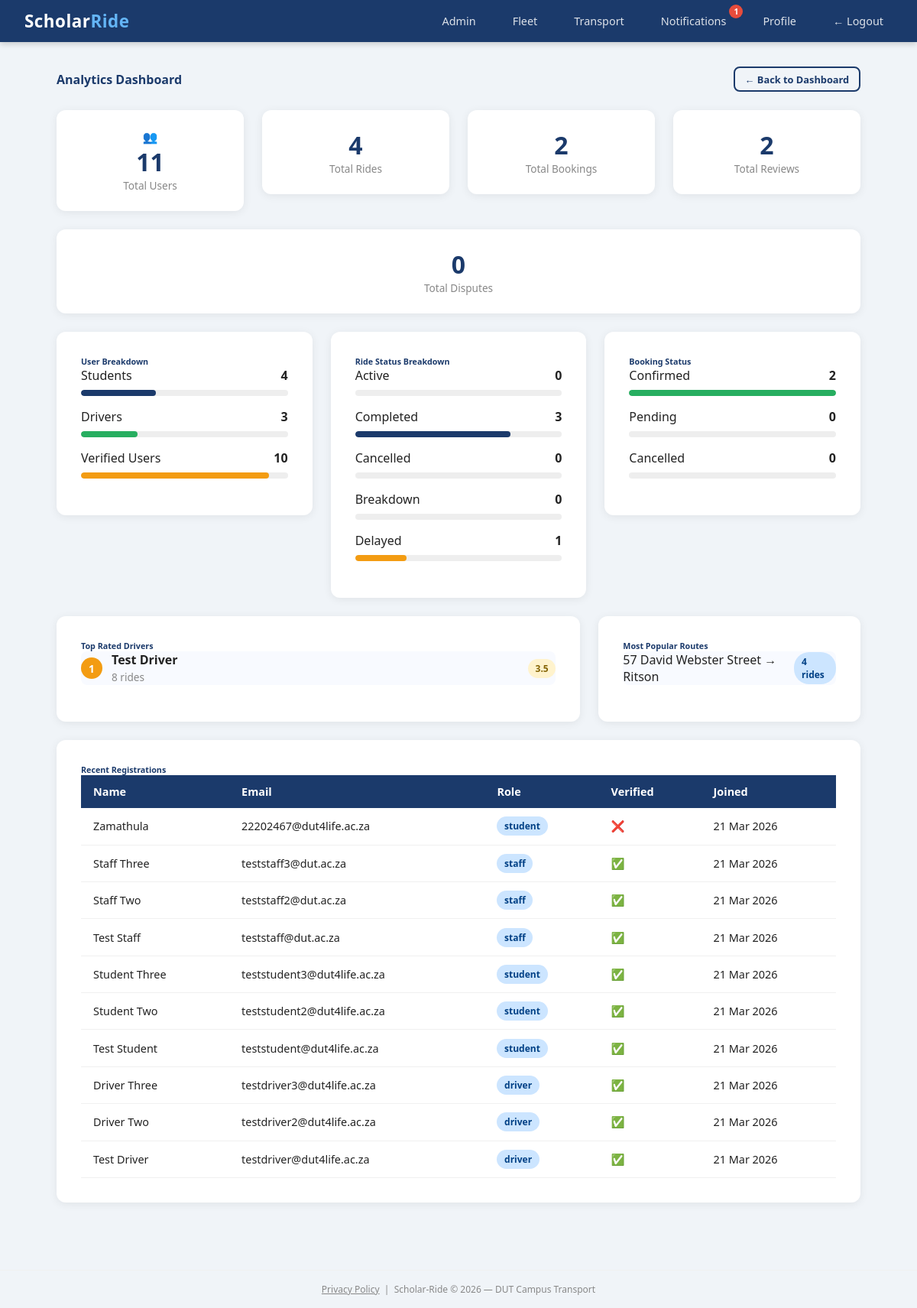
/admin/analytics (signed in), run on an earlier commit of the app's database.
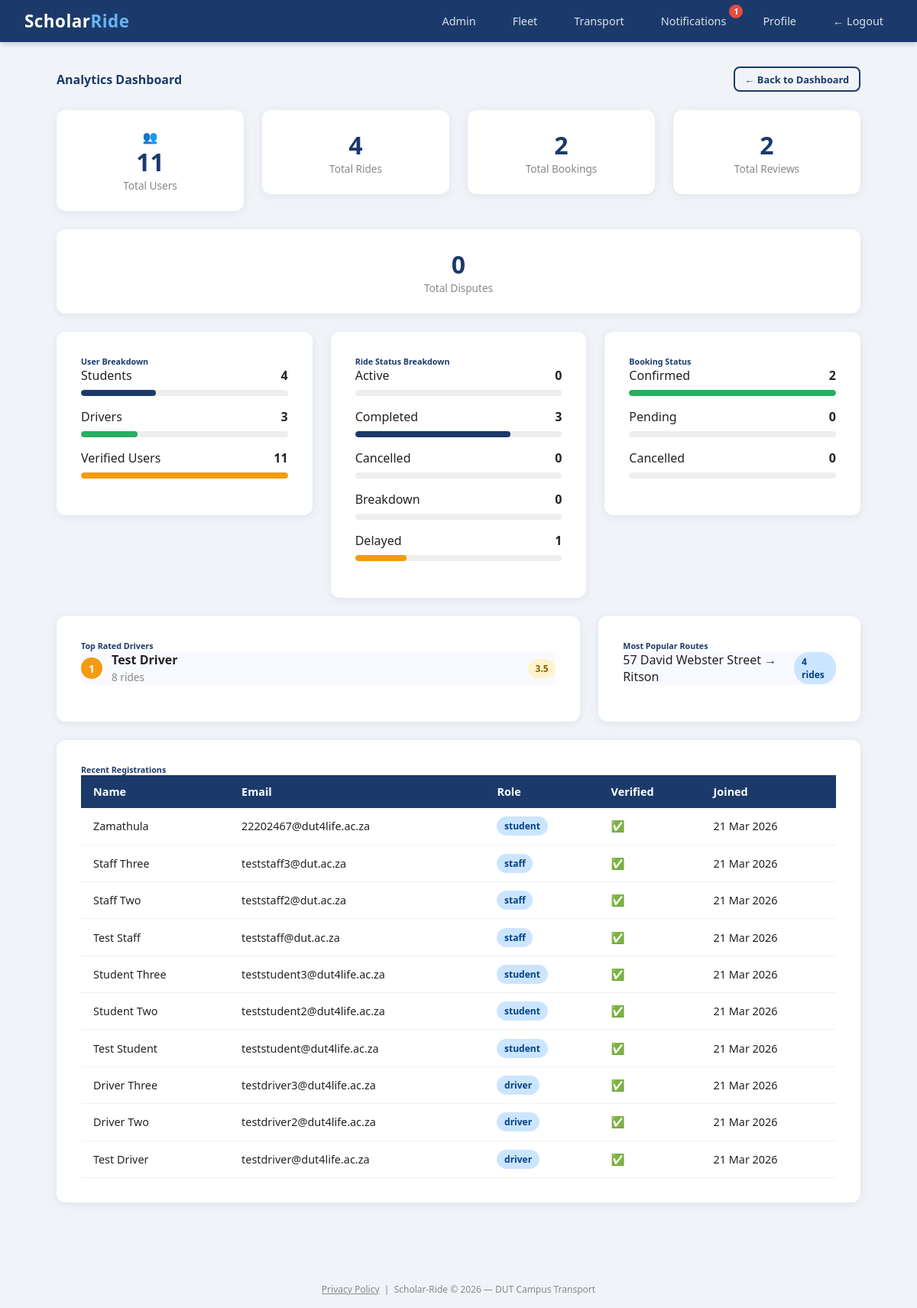
And on a later commit of the database.
### scholar_ride/models.py (models this page shows)
class User(db.Model, UserMixin):
    id = db.Column(db.Integer, primary_key=True)
    student_number = db.Column(db.String(20), unique=True, nullable=True)
    staff_number = db.Column(db.String(20), unique=True, nullable=True)
    full_name = db.Column(db.String(100), nullable=False)
    email = db.Column(db.String(120), unique=True, nullable=False)
    phone = db.Column(db.String(20), nullable=False)
    password_hash = db.Column(db.String(128), nullable=False)
    role = db.Column(db.String(20), default='student')
    department = db.Column(db.String(100), nullable=True)
    verified = db.Column(db.Boolean, default=False)
    approval_status = db.Column(db.String(20), default='pending')
    otp = db.Column(db.String(6), nullable=True)
    created_at = db.Column(db.DateTime, default=datetime.utcnow)
    driver_code = db.Column(db.String(20), nullable=True)
    rides = db.relationship('Ride', backref='driver', lazy=True)
    bookings = db.relationship('Booking', backref='student', lazy=True)
    session_token = db.Column(db.String(100), nullable=True)

### scholar_ride/routes/admin.py (the view)
@admin.route('/admin/analytics')
@login_required
@admin_required
def analytics():
    from scholar_ride.models import Review
    from sqlalchemy import func
    total_users = User.query.count()
    total_rides = Ride.query.count()
    total_bookings = Booking.query.count()
    total_reviews = Review.query.count()
    total_disputes = Dispute.query.count()
    student_count = User.query.filter_by(role='student').count()
    driver_count = User.query.filter_by(role='driver').count()
    staff_count = User.query.filter_by(role='staff').count()
    verified_count = User.query.filter_by(verified=True).count()
    pending_count = User.query.filter_by(approval_status='pending').count()
    active_rides = Ride.query.filter_by(status='active').count()
    completed_rides = Ride.query.filter_by(status='completed').count()
    cancelled_rides = Ride.query.filter_by(status='cancelled').count()
    breakdown_rides = Ride.query.filter_by(status='breakdown').count()
    delayed_rides = Ride.query.filter_by(status='delayed').count()
    confirmed_bookings = Booking.query.filter_by(status='confirmed').count()
    pending_bookings = Booking.query.filter_by(status='pending').count()
    cancelled_bookings = Booking.query.filter_by(status='cancelled').count()
    top_drivers_raw = db.session.query(
        User,
        func.avg(Review.rating).label('avg_rating'),
        func.count(Ride.id).label('ride_count')
    ).join(Review, Review.driver_id == User.id)\
     .join(Ride, Ride.driver_id == User.id)\
     .group_by(User.id)\
     .order_by(func.avg(Review.rating).desc())\
     .limit(3).all()
    top_drivers = []
    for driver, avg_rating, ride_count in top_drivers_raw:
        driver.avg_rating = round(avg_rating, 1)
        driver.ride_count = ride_count
        top_drivers.append(driver)
    popular_routes = db.session.query(
        Ride.origin,
        Ride.destination,
        func.count(Ride.id).label('count')
    ).group_by(Ride.origin, Ride.destination)\
     .order_by(func.count(Ride.id).desc())\
     .limit(3).all()
    recent_users = User.query.order_by(User.created_at.desc()).limit(10).all()
    return render_template('admin/analytics.html',
        total_users=total_users,
        total_rides=total_rides,
        total_bookings=total_bookings,
        total_reviews=total_reviews,
        total_disputes=total_disputes,
        student_count=student_count,
        driver_count=driver_count,
        staff_count=staff_count,
        verified_count=verified_count,
        pending_count=pending_count,
        active_rides=active_rides,
        completed_rides=completed_rides,
        cancelled_rides=cancelled_rides,
        breakdown_rides=breakdown_rides,
        confirmed_bookings=confirmed_bookings,
        pending_bookings=pending_bookings,
        cancelled_bookings=cancelled_bookings,
        top_drivers=top_drivers,
        popular_routes=popular_routes,
        recent_users=recent_users,
        delayed_rides=delayed_rides
    )

### scholar_ride/models.py (called while the page is built)
@login_manager.user_loader
def load_user(user_id):
    return User.query.get(int(user_id))

### scholar_ride/routes/admin.py (called while the page is built)
def admin_required(f):
    from functools import wraps
    @wraps(f)
    def decorated(*args, **kwargs):
        if not current_user.is_authenticated or current_user.role != 'admin':
            flash('Admin access required.', 'danger')
            return redirect('/rides')
        return f(*args, **kwargs)
    return decorated

### scholar_ride/templates/admin/analytics.html (shortened to what the changed rows need)
{% extends "base.html" %}
{% block content %}
<div class="row mb-4" style="margin-top:1.5rem;">
    <div class="col">
        <div class="card p-3">
            <div class="mb-2">
                <div class="d-flex justify-between mb-1">
                    <span>Verified Users</span>
                    <strong>{{ verified_count }}</strong>
                </div>
                <div class="sr-bar">
                    <div class="sr-bar-fill" style="width:{{ (verified_count / total_users * 100) if total_users > 0 else 0 }}%; background:#f39c12;"></div>
                </div>
            </div>
        </div>
    </div>
</div>
<div class="card p-3 mb-4">
    <table>
        <thead>
            <tr>
                <th>Name</th>
                <th>Email</th>
                <th>Role</th>
                <th>Verified</th>
                <th>Joined</th>
            </tr>
        </thead>
        <tbody>
            {% for user in recent_users %}
            <tr>
                <td>{{ user.full_name }}</td>
                <td>{{ user.email }}</td>
                <td><span class="badge badge-primary">{{ user.role }}</span></td>
                <td>{% if user.verified %}✅{% else %}❌{% endif %}</td>
                <td>{{ user.created_at.strftime('%d %b %Y') }}</td>
            </tr>
            {% endfor %}
        </tbody>
    </table>
</div>
{% endblock %}

What changed in the data, as far as the page shows it:
changed User "Zamathula": verified "❌" → "✅"
Also different on the page:
{{ verified_count }}: "10" → "11"
{{ (verified_count / total_users * 100) if total_users > 0 else 0 }}: 90.9090909090909 → 100.0 (drawn)
